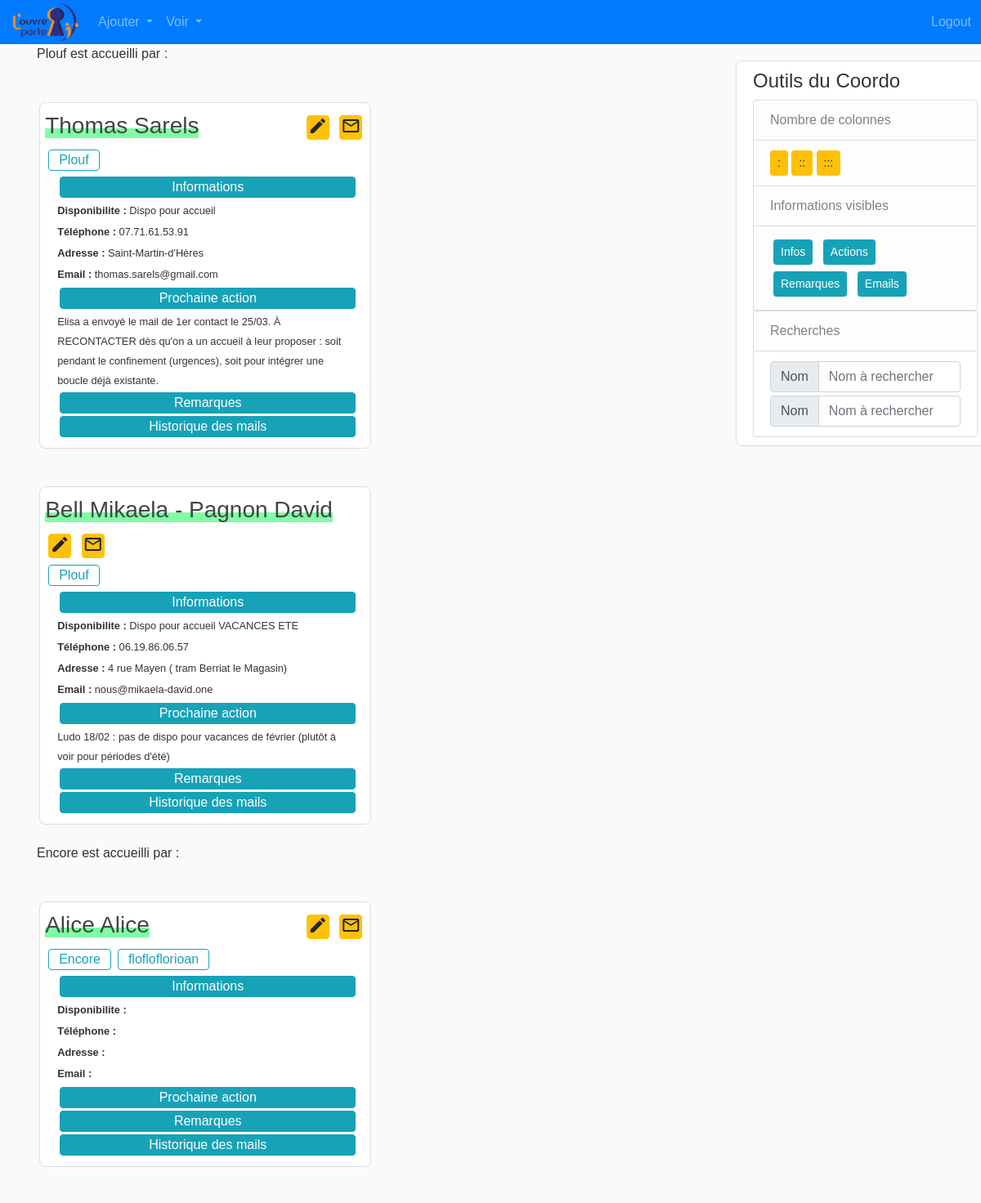
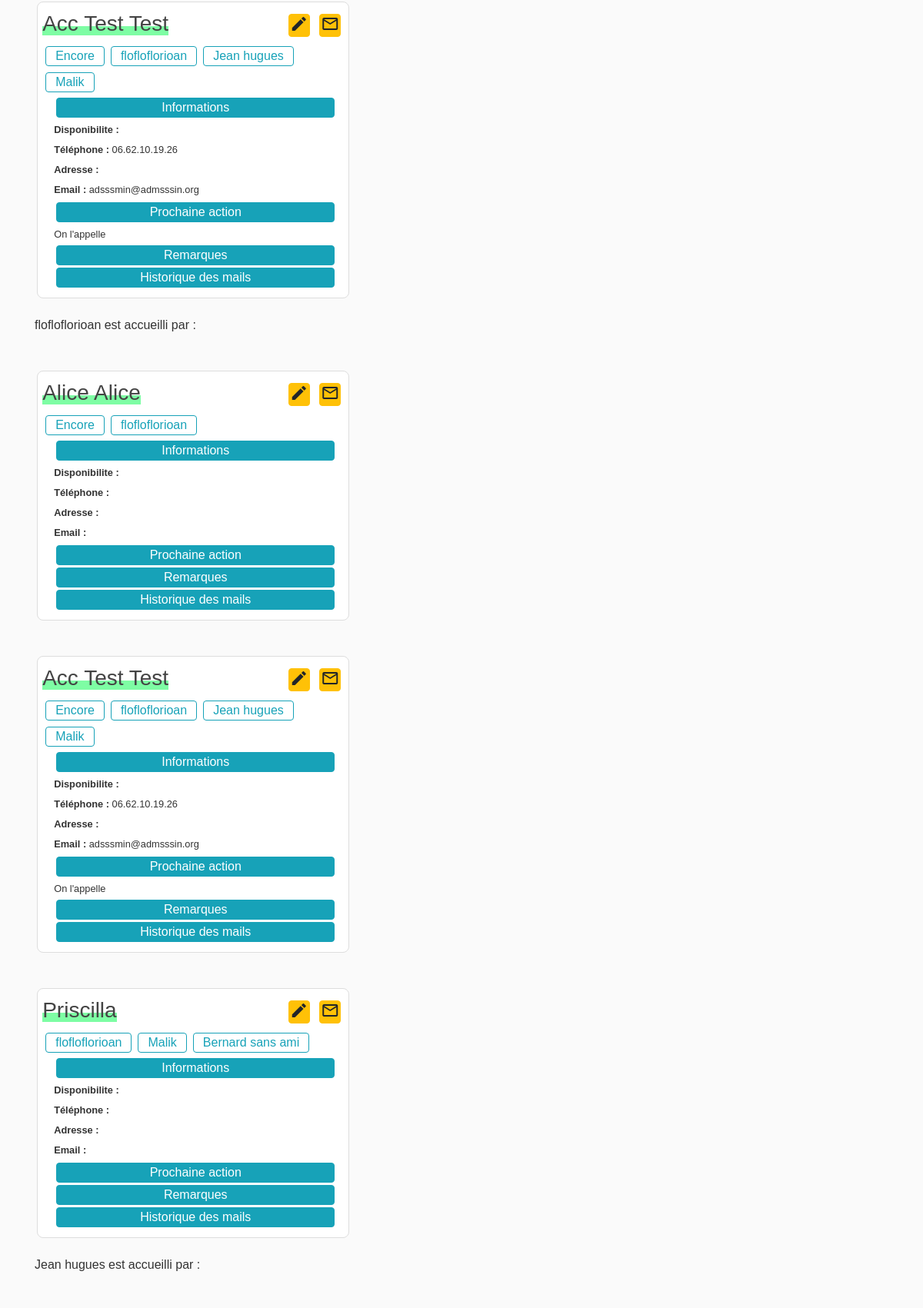
The page /liste_accueillis (signed in, upper part) on the database its author committed (2 pictures, top to bottom).
### flask_app/models.py (models this page shows, shortened)
class Accueilli(db.Model):
    __tablename__ = 'accueillis'
    id = db.Column(db.Integer, primary_key=True)
    nom = db.Column(db.String(120), unique=True, nullable=False)
    email = db.Column(db.String(120), unique=False, nullable=True)
    tel = db.Column(db.String(120), unique=False, nullable=True)
    remarques = db.Column(db.Text, unique=False, nullable=True)

class Accueillant(db.Model):
    __tablename__ = 'accueillants'
    id = db.Column(db.Integer, primary_key=True)
    disponibilite = db.Column(db.String(120), unique=False, nullable=True)
    nom = db.Column(db.String(120), unique=True, nullable=False)
    tel = db.Column(db.String(120), unique=False, nullable=True)
    adresse = db.Column(db.String(120), unique=False, nullable=True)
    email = db.Column(db.String(120), unique=False, nullable=True)
    next_action = db.Column(db.Text, unique=False, nullable=True)
    remarques = db.Column(db.Text, unique=False, nullable=True)
    accueillis = db.relationship("Accueilli",
                                 secondary='accueils',
                                 backref=db.backref('accueillants'))

### flask_app/boucles_accueil/routes.py (the view)
@boucles_accueil.route('/liste_accueillis')
@login_required
def liste_accueillis():
    accueillis = Accueilli.query.all()
    liste_accueillants = Accueillant.query.all()
    dict_emails = get_conversations(Email_OP.query.distinct())
    form = SendMailForm()
    if form.validate_on_submit():
        send_email_simple(
            'florian.dadouchi@gmail.com', form.body.data, 'test formulaire')
    return render_template('liste_accueillis.html', accueillis=accueillis,
                           accueillants=liste_accueillants,
                           emails=dict_emails,
                           form=form)

### flask_app/accueillants/forms.py
class SendMailForm(FlaskForm):
    body = TextAreaField('Message', validators=[DataRequired()])
    object_ = StringField('Objet', validators=[DataRequired()])
    destinataire = StringField('Destinataire', validators=[DataRequired()])
    destinataire_copie = StringField('CC')
    submit = SubmitField('Envoyer')

### flask_app/accueillants/utils_mailer.py (called while the page is built)
def get_conversations(mails_roundcube):
    liste_receivers_deep = [mail.to_ for mail in mails_roundcube]
    liste_receivers_flat = [
        receiver for tuple_ in liste_receivers_deep for receiver in tuple_]
    liste_emails = [mail.from_ for mail in mails_roundcube] + \
        liste_receivers_flat
    mail_Dict = {k: [mail for mail in mails_roundcube if (mail.from_ == k or k in mail.to_)]
                 for k in set(liste_emails)}
    mail_Dict_sorted = {k: sorted(v, key=lambda x: x.date_, reverse=True)
                        for k, v in mail_Dict.items()}
    return mail_Dict_sorted

### flask_app/models.py (called while the page is built)
@login_manager.user_loader
def load_coordinateur(coordo_id):
    return Coordinateur.query.get(int(coordo_id))

### flask_app/templates/liste_accueillis.html
{% extends "layout_logged_in.html" %}
{% block content %}
{% for acc in accueillis %}
    {{ acc.nom }} est accueilli par :
    <div class='mt-4'>
        {% for accueillant in acc.accueillants %}
        {% include 'accueillants.html' %}
        {% endfor %}
    </div>
    {% endfor %}
{% endblock content %}

### flask_app/templates/layout_logged_in.html (shortened to what this page needs)
<!DOCTYPE html>
<html lang="en">
<head>
  <link rel="stylesheet" href="https://stackpath.bootstrapcdn.com/bootstrap/4.4.1/css/bootstrap.min.css"
>
  <link rel="stylesheet" type="text/css" href="{{ url_for('static', filename='main.css')}}">
</head>
<body>
  {% include 'navbar_main.html' %}
  <main role="main" class="container">
    <div class="row">
      <div class="col-md-9">
        {% block content %}{% endblock %}
      </div>
      <div class="col-md-3">
        {% include 'navbar_outils_coordo.html' %}
      </div>
    </div>
  </main>
</body>
</html>

### flask_app/templates/navbar_main.html (shortened to what this page needs)
<nav class="navbar navbar-expand-lg navbar-dark bg-primary sticky-top p-1 pl-3">
    <a class="navbar-brand p-0" href="{{ url_for('main.index') }}">
        <img src="{{ url_for('static', filename='assets/logo.png')}}" alt="Logo" style="width:80px;">
    </a>
    <div class="collapse navbar-collapse" id="navbarNavDropdown">
        {% if current_user.is_authenticated %}
        <div class="navbar-nav">
            <div class="nav-item dropdown">
                <a class="nav-link dropdown-toggle" href="#" id="navbardrop" data-toggle="dropdown">
                    Ajouter
                </a>
            </div>
            <div class="nav-item dropdown">
                <a class="nav-link dropdown-toggle" href="#" id="navbardrop" data-toggle="dropdown">
                    Voir
                </a>
            </div>
        </div>
        <div class="navbar-nav ml-auto">
            <a class="nav-link" href="{{url_for('coordinateurs.logout')}}">Logout </a>
        </div>
            {% endif %}
    </div>
</nav>

### flask_app/templates/accueillants.html (shortened to what this page needs)
<div id="{{ accueillant.id }}" class="wrapper col-md-12 col-lg-6">
    <article class="media-custom content-section ">
        <div class="media-body">
            <div class="en-tete row">
                <h3 class="article-title "> <span class="title-custom"> {{ accueillant.nom }} </span> </h3>
                <div class="">
                    <a href="{{ url_for('accueillants.update_accueillant', acc_id=accueillant.id) }}"
                        class="btn btn-warning btn-custom m-1 py-0" role="button" style="font-size: 0.5em;"
                        aria-pressed="true">
                        <i class="material-icons orange600">edit</i>
                    </a>
                    <a href="{{ url_for('accueillants.email_accueillant', acc_id=accueillant.id) }}"
                        class="btn btn-warning btn-custom m-1 py-0" role="button" style="font-size: 0.5em;"
                        aria-pressed="true">
                        <i class="material-icons orange600 md-18">mail_outline</i>
                    </a>
                </div>
            </div>
            <div class="row">
                {% for a in accueillant.accueillis %}
                <button type="button" class="btn btn-outline-info btn-xs m-1 py-0">{{ a.nom }}</button>
                {% endfor%}
            </div>
            <div class="infos_accueillants">
                <button type="button" class="btn btn-info btn-block btn-collapse-custom" data-toggle="collapse"
                    data-target="#info-{{accueillant.id}}">Informations</button>
                <div id="info-{{accueillant.id}}" class="collapse show">
                    <div class="row">
                        <p class="p-custom col-lg-12"><small> <b>Disponibilite :</b>
                                {{ accueillant.disponibilite }}</small></p>
                        <p class="p-custom col-lg-12"><small> <b>Téléphone :</b> {{ accueillant.tel }}</small></p>
                        <p class="p-custom col-lg-12"><small> <b>Adresse :</b> {{ accueillant.adresse }} </small>
                        </p>
                        <p class="p-custom col-lg-12"><small> <b>Email :</b> {{ accueillant.email }}</small></p>
                    </div>
                </div>
            </div>
            <div class="infos_actions">
                <button type="button" class="btn btn-info btn-block btn-collapse-custom" data-toggle="collapse"
                    data-target="#action-{{accueillant.id}}">Prochaine action</button>
                <div id="action-{{accueillant.id}}" class="collapse show">
                    <small>{{ accueillant.next_action }}</small>
                </div>
            </div>
            <div class="infos_remarques">
                <button type="button" class="btn btn-info btn-block btn-collapse-custom" data-toggle="collapse"
                    data-target="#remarque-{{accueillant.id}}">Remarques</button>
            </div>
            <div class="infos_mails">
                <button type="button" class="btn btn-info btn-block btn-collapse-custom" data-toggle="collapse"
                    data-target="#emails-{{accueillant.id}}">Historique des mails</button>
                </div>
            </div>
    </article>
</div>

### flask_app/templates/navbar_outils_coordo.html
<div class="outils-coordo content-section">
    <h4>Outils du Coordo</h4>
    <ul class="list-group">
        <li class="list-group-item list-group-item-light">
            Nombre de colonnes
        </li>
        <li class="list-group-item list-group-item-light">
            <button class="btn btn-sm btn-warning" value="1" onclick="num_colonnes(this)">:</button>
            <button class="btn btn-sm btn-warning" value="2" onclick="num_colonnes(this)">::</button>
            <button class="btn btn-sm btn-warning" value="3" onclick="num_colonnes(this)">:::</button>
        </li>
        <li class="list-group-item list-group-item-light">
            Informations visibles
        </li>
        <div class="list-group-item list-group-item-light">
            <button class="btn btn-sm btn-info m-1" value="infos_accueillants" onclick="show_infos(this)">
                Infos</button>
            <button class="btn btn-sm btn-info m-1" value="infos_actions" onclick="show_infos(this)"> Actions</button>
            <button class="btn btn-sm btn-info m-1" value="infos_remarques" onclick="show_infos(this)">
                Remarques</button>
            <button class="btn btn-sm btn-info m-1" value="infos_mails" onclick="show_infos(this)"> Emails</button>
        </div>
        <div class="list-group">
            <div class="list-group-item list-group-item-light">
                Recherches
            </div>
            <form class="list-group-item form-inline" action="">
                <div class="input-group">
                    <div class="input-group-prepend">
                        <span class="input-group-text">Nom</span>
                    </div>
                    <input type="text" class="form-control" placeholder="Nom à rechercher">
                </div>
                <div class="input-group mt-1">
                    <div class="input-group-prepend">
                        <span class="input-group-text">Nom</span>
                    </div>
                    <input type="text" class="form-control" placeholder="Nom à rechercher">
                </div>
            </form>
        </div>
</div>

### flask_app/static/main.css (style rules this page uses)
body { background: #fafafa; color: #333333; font-family: Verdana, Geneva, sans-serif !important; }
.content-section { background: #ffffff; border-radius: 8px; border: 1px solid #dddddd; padding: 10px 20px; margin-bottom: 20px; margin-top: 20px; }
.article-title { color: #444444; }
.title-custom { background-image: linear-gradient(#fff 60%, #00fb4b81 55%); }
.btn-collapse-custom { margin: 3px; padding: 0; }
.p-custom { margin-bottom: 2px; }
.outils-coordo { position: fixed; }
.media-body { margin: 1px; }
.wrapper { padding: 0.2rem; }
.en-tete { display: flex; justify-content: space-between; align-items: flex-start; }
.btn-custom { width: 1.75rem; padding: 1px; }

### rows shown on the page
Accueilli: nom "Plouf"
Accueillant: nom "Thomas Sarels", disponibilite "Dispo pour accueil", tel "07.71.61.53.91", adresse "Saint-Martin-d'Hères", email "thomas.sarels@gmail.com", next_action "Elisa a envoyé le mail de 1er contact le 25/03. À RECONTACTER dès qu'on a un accueil à leur proposer : soit pendant le confinement (urgences), soit pour intégrer une boucle déjà existante."
Accueillant: nom "Bell Mikaela - Pagnon David", disponibilite "Dispo pour accueil VACANCES ETE", tel "06.19.86.06.57", adresse "4 rue Mayen ( tram Berriat le Magasin)", email "nous@mikaela-david.one", next_action "Ludo 18/02 : pas de dispo pour vacances de février (plutôt à voir pour périodes d'été)"
Accueilli: nom "Encore"
Accueillant: nom "Alice Alice"
Accueilli: nom "flofloflorioan"
Accueillant: nom "Acc Test Test", tel "06.62.10.19.26", email "adsssmin@admsssin.org", next_action "On l'appelle"
Accueilli: nom "Jean hugues"
Accueilli: nom "Malik"
Accueillant: nom "Priscilla"
Accueilli: nom "Bernard sans ami"
